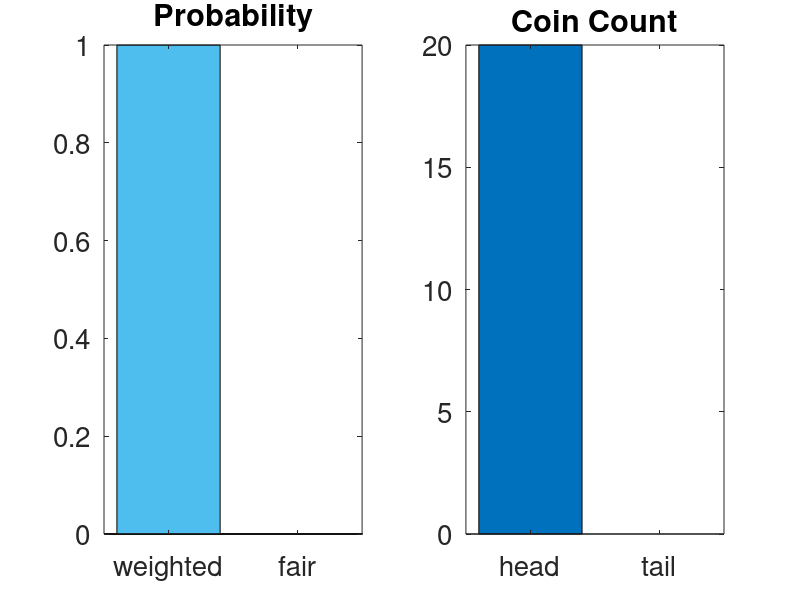

This chart was generated by the following MATLAB code:
close all
clear

%prior
p_weighted0 = .25;

%likelihood of observaing head given it's weighted
p_head_weighted = .8;
p_head_fair = .5;

p_tail_weighted = 1-p_head_weighted;
p_tail_fair = .5;

N = 20;
obs1 = ones(N,1); %all heads
obs2 = zeros(N,1); %all tails
obs3 = [1 1 0 0 1 1 1 0 1 1 1 1 1 0 1 1 1 1 1 1]; %mixed

obs = obs1;

figure;
subplot(1,2,1);
h=bar([p_weighted0,1-p_weighted0]);
set(gca,'fontsize',20);
set(gca,'xticklabel',{'weighted','fair'});
xlim([.5 2.5])
ylim([0 1]);
title('Probability');

subplot(1,2,2);
h1=bar([0,0]);
set(gca,'fontsize',20);
set(gca,'xticklabel',{'head','tail'});
xlim([.5 2.5]);
ylim([0 20]);
title('Coin Count');

for i = 1:N
 if i ==1
     p_weighted = p_weighted0;
 end
delete(h);
delete(h1);
%posterior
if obs(i)==1 %observe head
   p_weighted = p_head_weighted*p_weighted/(p_head_weighted*p_weighted...
    +p_head_fair*(1-p_weighted));

else   %observe tail
   p_weighted = p_tail_weighted*p_weighted/(p_tail_weighted*p_weighted...
    +p_tail_fair*(1-p_weighted));
end
subplot(1,2,1);
h=bar([p_weighted,1-p_weighted]);
set(gca,'fontsize',20);
set(gca,'xticklabel',{'weighted','fair'});
xlim([.5 2.5])
ylim([0 1]);
hold on;
title('Probability')

subplot(1,2,2);
h1=bar([sum(obs(1:i)),i-sum(obs(1:i))]);
set(gca,'fontsize',20);
set(gca,'xticklabel',{'head','tail'});
title('Coin Count');
xlim([.5 2.5])
ylim([0 20]);

pause(.5);
end

